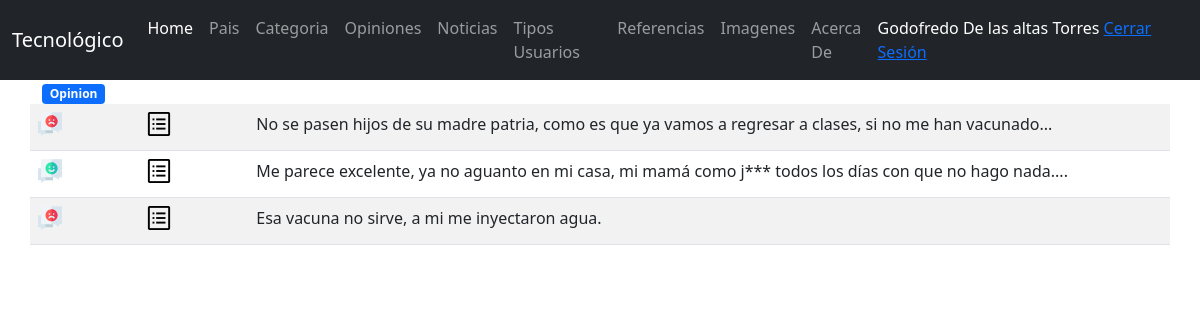
Screenshot of /admin/opinion.php (signed in) with the database file from the repository.
### tables this page shows
CREATE TABLE `opinion` (
  `IdOpinion` int(11) NOT NULL,
  `IdNoticia` int(11) NOT NULL,
  `IdUsuario` int(11) NOT NULL,
  `Comentario` text NOT NULL,
  `Censurado` char(1) NOT NULL,
  `Fecha` datetime NOT NULL
);

### class/classBD.php (called while the page is built, shortened)
<?php
class BaseDatos
{ var $conexion;
    function conexion()
    { $this->conexion=mysqli_connect("localhost", "noticias", '1234','noticias');
    }
    function consulta($query)
    { $this->conexion();
        $bloque=mysqli_query($this->conexion,$query);
        return $bloque;
    }
    function obteArreglo($query){
        $bloque=$this->consulta($query);
        $datos=array();
        foreach ($bloque as $renglon){
            array_push($datos, $renglon);
        }
            return $datos;
    }
}
?>

### class/classOpinion.php (the view, shortened to what this page needs)
<?php
include "ClassBD.php";
class Opinion extends BaseDatos{
	function __construct($accion)
	{
		echo $this->procesa($accion);
	}
	function procesa($accion)
	{
		$resultado ="";
		switch ($accion) {
			case 'list':
				$tmp = $this->obteArreglo("SELECT * FROM opinion order by Fecha;");
				$resultado.='
				<div class="container">
					<div class="row">
						<div class="col-12">
							<span class="badge bg-primary">Opinion</span>
						</div>
					</div>
					<div class="row">
						<table class="table table-hover table-striped"';
							foreach ($tmp as $registro) {
								$resultado .='<tr>';
                                if($registro['Censurado']=="")
								$resultado .='<td class="col-md-1">'.$this->crearIcono("censurar",$registro['IdOpinion'],"nocensurado.png").'<td>';
                                else $resultado .='<td class="col-md-1">'.$this->crearIcono("censurar",$registro['IdOpinion'],"censurado.png").'<td>';
                                $resultado .='<td class="col-md-1">'.$this->crearIcono("detalle",$registro['IdOpinion'],"detalle.png").'<td>';
								$resultado .='<td class="col-md-10">'.$registro['Comentario'].'</td>';
								$resultado .='</tr>';
							}
							$resultado .='</table></div> </div></div>';
				break;
		}
		return $resultado;
	}
	function crearIcono($acc,$reg,$imag)
	{
		$html='<form method="post">
		<input type="hidden" name="accion" value="'.$acc.'" />
		<input type="hidden" name="Id" value="'.$reg.'" />
		<input type="image" class="icono" src="../images/'.$imag.'" />
		</form>';
		return $html;
	}
}
$oOpinion = new Opinion(isset($_REQUEST['accion'])?$_REQUEST['accion']:'list');
?>

### CSS/estilos.css (style rules this page uses)
.icono { height: 24px; width: 24px; }

### rows the page displays
opinion: Comentario "No se pasen hijos de su madre patria, como es que ya vamos a regresar a clases, si no me han vacunado..."
opinion: Comentario "Me parece excelente, ya no aguanto en mi casa, mi mamá como j*** todos los días con que no hago nada...."
opinion: Comentario "Esa vacuna no sirve, a mi me inyectaron agua."

### other values shown
$_SESSION['Nombre'] "Godofredo De las altas Torres"
